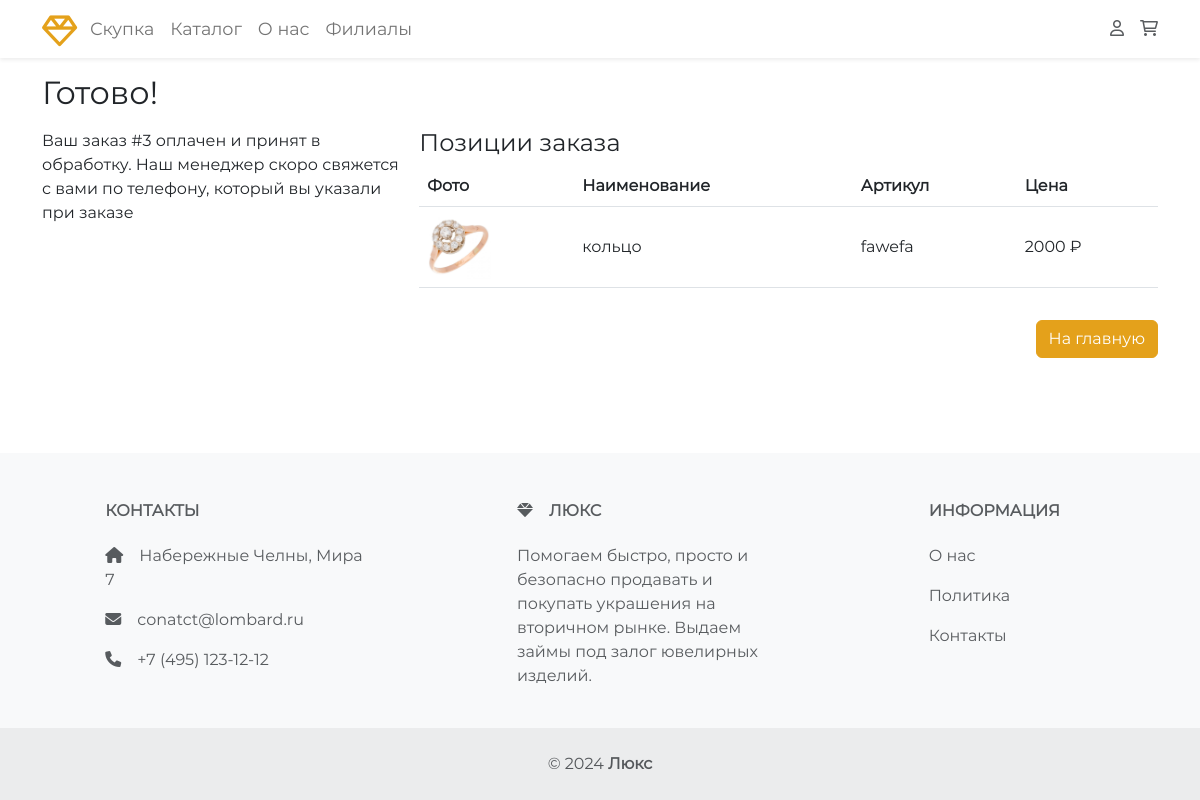
/order.php?id=3, run on the app's committed database.
### tables this page shows
CREATE TABLE `orders` (
  `id` int(11) NOT NULL,
  `name` varchar(64) NOT NULL,
  `email` varchar(64) NOT NULL,
  `phone` varchar(64) NOT NULL,
  `address` varchar(256) NOT NULL,
  `products` text NOT NULL,
  `sum` int(11) NOT NULL,
  `status` int(11) NOT NULL DEFAULT '0',
  `date` int(11) NOT NULL
);

CREATE TABLE `products` (
  `id` int(11) NOT NULL,
  `title` varchar(128) NOT NULL,
  `description` text NOT NULL,
  `image` text NOT NULL,
  `vendor_code` varchar(32) NOT NULL,
  `price` double NOT NULL,
  `content` varchar(32) NOT NULL,
  `metal` varchar(32) NOT NULL,
  `weight` varchar(16) NOT NULL,
  `category` varchar(32) NOT NULL
);

### engine/config.php (called while the page is built)
<?php
$config = array(
	'site' => array(
		'name' => 'Люкс',
		'phone' => '+7 (495) 123-12-12',
		'email' => 'conatct@lombard.ru',
		'footer_description' => 'Помогаем быстро, просто и безопасно продавать и покупать украшения на вторичном рынке. Выдаем займы под залог ювелирных изделий.'
	),
	'db' => array(
		'host' 		=> '127.0.0.1',
		'user' 		=> 'root',
		'password' 	=> '',
		'name' 		=> 'pawnshop'
	),
	'menu' => array(
		array(
			'title' => 'Скупка',
			'url' => '/sell'
		),
		array(
			'title' => 'Каталог',
			'url' => '/catalog'
		),
		array(
			'title' => 'О нас',
			'url' => '/about'
		),
		array(
			'title' => 'Филиалы',
			'url' => '/branches'
		),
	),
	'menu_admin' => array(
		array(
			'title' => 'Каталог',
			'url' => '/admin/catalog'
		),
		array(
			'title' => 'Заказы',
			'url' => '/admin/orders'
		),
		array(
			'title' => 'Заявки',
			'url' => '/admin/consultation'
		),
		array(
			'title' => 'Филиалы',
			'url' => '/admin/branches'
		),
	)
);

### engine/core.class.php (called while the page is built, shortened)
<?php
class core {
  public $db;
  public $config;
  public function __construct() {
    include __DIR__.'/config.php';
    $this->config = $config;
    $this->db = new db(
      $config['db']['host'],
      $config['db']['user'],
      $config['db']['password'],
      $config['db']['name'],
    );
  }
  public function getConfig() {
    return $this->config;
  }
  public function menu($type) {
    return $this->config[$type];
  }
  private static function initCharRange() {
    return array_merge(range('0', '9'), range('a', 'f'));
  }
  public function get($table, $params = [], $order = false) {
    if (empty($params)) {
      $query = "SELECT * FROM $table";
    } else {
      $search_key = array_keys($params)[0];
      $search_value = $params[$search_key];
      $query = "SELECT * FROM $table WHERE $search_key = '$search_value'";
    }
    $query = $this->db->query($query);
    return ($query->numRows()) ? $query->fetchAll() : false;
  }
  public function cartGet($products) {
    $query = $this->db->query("SELECT * FROM products WHERE id IN ($products)");
    return ($query->numRows()) ? $query->fetchAll() : false;
  }
}

### engine/db.class.php (called while the page is built, shortened)
<?php
class db {
    protected $connection;
	protected $query;
	public function __construct($dbhost, $dbuser, $dbpass, $dbname, $charset = 'utf8mb4') {
		$this->connection = new mysqli($dbhost, $dbuser, $dbpass, $dbname);
		$this->connection->set_charset($charset);
	}
    public function query($query) {
		if ($this->query = $this->connection->prepare($query)) {
            $this->query->execute();
        } else {
            $this->error('Unable to prepare MySQL statement (check your syntax) - ' . $this->connection->error);
        }
		return $this;
    }
	public function fetchAll($callback = null) {
	    $params = array();
        $row = array();
	    $meta = $this->query->result_metadata();
	    while ($field = $meta->fetch_field()) {
	        $params[] = &$row[$field->name];
	    }
	    call_user_func_array(array($this->query, 'bind_result'), $params);
        $result = array();
        while ($this->query->fetch()) {
            $r = array();
            foreach ($row as $key => $val) {
                $r[$key] = $val;
            }
            if ($callback != null && is_callable($callback)) {
                $value = call_user_func($callback, $r);
                if ($value == 'break') break;
            } else {
                $result[] = $r;
            }
        }
        $this->query_closed = TRUE;
		return $result;
	}
    public function numRows() {
		$this->query->store_result();
		return $this->query->num_rows;
	}
}
?>

### order.php (the view, shortened to what this page needs)
<?php
include 'engine/core.class.php';
include 'engine/db.class.php';
$core = new core();
$config = $core->getConfig();
$menu = $core->menu('menu');
$order = $core->get('orders', ['id' => $_GET['id']])[0];
$products = json_decode($order['products']);
$ids = [];
foreach ($products as $t => $c) {
    $ids[] = $t;
}
if (!empty($ids)) {
    $ids = implode(',', $ids);
    $products = $core->cartGet('id IN('.$ids.')');
}
?>
<!DOCTYPE html>
<html class="h-100">
<head>
    <link rel="stylesheet" href="/assets/css/bootstrap.min.css">
    <link rel="stylesheet" href="/assets/fontawesome-pro-6.1.0-web/css/all.min.css">
    <link rel="stylesheet" href="/assets/css/style.css?=<?=$_SERVER['REQUEST_TIME']?>">
</head>
<body class="d-flex flex-column h-100">
    <header>
        <nav class="navbar navbar-expand-lg navbar-light bg-white shadow-sm bg-body-tertiary">
            <div class="container">
                <a class="navbar-brand me-2 fw-bold" href="/">
                    <div class="logo" title="<?=$config['site']['name']?>">
                        <i class="fa-regular fa-gem fa-2x"></i>
                    </div>
                </a>
                <div class="collapse navbar-collapse" id="navbarSupportedContent">
                    <ul class="navbar-nav me-auto mb-2 mb-lg-0">
                        <?php foreach ($menu as $m):?>
                            <li class="nav-item"> <a class="nav-link" aria-current="page" href="<?=$m['url']?>"><?=$m['title']?></a> </li>
                        <?php endforeach;?>
                    </ul>
                </div>
                <div class="d-none d-lg-flex" style="gap: 1rem;">
                    <a class="text-muted" href="/account/" title="Профиль">
                        <i class="fa-regular fa-user"></i>
                    </a>
                    <a class="text-muted" href="/cart" title="Корзина">
                        <i class="fa-regular fa-shopping-cart"></i>
                    </a>
                </div>
            </div>
        </nav>
    </header>
    <main>
        <section class="py-3">
            <div class="container">
                <?php if ($order['status'] === 0):?>
                    <h2>Заказ #<?=$order['id']?></h2>
                    <form method="POST" class="row justify-content-center" id="payment-form">
                        <div class="col-md-6">
                            <div class="rounded shadow">
                                <div class="p-3 bg-light">
                                    <h4 class="text-center">Оплата заказа</h4>
                                </div>
                                <div class="p-3">
                                    <div class="d-flex justify-content-between mb-3">
                                        <span>Сумма оплаты</span>
                                        <span class="fw-bold"><?=$order['sum']?> ₽</span>
                                    </div>
                                    <div class="mb-3">
                                        <input type="text" class="form-control" autocomplete="off" id="number" placeholder="Номер карты">
                                    </div>
                                    <div class="input-group mb-3">
                                        <input type="text" class="form-control" placeholder="Срок действия" id="expire" name="expire" autocomplete="off">
                                        <input type="text" class="form-control" placeholder="CVC/CVV" id="cvc" name="cvc" autocomplete="off">
                                    </div>
                                    <button id="pay" class="btn btn-primary">Оплатить</button>
                                </div>
                            </div>
                        </div>
                    </form>
                <?php else:?>
                    <h2 class="mb-3">Готово!</h2>
                    <div class="row g-3 mb-3">
                        <div class="col-md-4">
                            <p>Ваш заказ #<?=$order['id']?> оплачен и принят в обработку. Наш менеджер скоро свяжется с вами по телефону, который вы указали при заказе</p>
                        </div>
                        <div class="col-md-8">
                            <?php if ($products):?>
                                <h4>Позиции заказа</h4>
                                <div class="table-responsive">
                                    <table class="table">
                                        <thead>
                                            <tr>
                                                <th>Фото</th>
                                                <th>Наименование</th>
                                                <th>Артикул</th>
                                                <th>Цена</th>
                                            </tr>
                                        </thead>
                                        <tbody>
                                            <?php foreach ($products as $product):?>
                                                <tr id="product-<?=$product['id']?>">
                                                    <td>
                                                        <?php if ($product['image']):?>
                                                            <img src="<?=$product['image']?>" alt="<?=$product['title']?>" style="width: 4rem;">
                                                        <?php else:?>
                                                            <img src="/assets/img/placeholder.jpg" alt="<?=$product['title']?>" style="width: 4rem;">
                                                        <?php endif;?>
                                                    </td>
                                                    <td><?=$product['title']?></td>
                                                    <td><?=$product['vendor_code']?></td>
                                                    <td><?=$product['price']?> ₽</td>
                                                </tr>
                                            <?php endforeach;?>
                                        </tbody>
                                    </table>
                                </div>
                            <?php endif;?>
                        </div>
                    </div>
                    <div class="text-end"><a href="/" class="btn btn-warning">На главную</a></div>
                <?php endif;?>
            </div>
        </section>
    </main>
    <footer class="text-center text-lg-start bg-body-tertiary text-muted bg-light mt-auto">
        <section class="">
            <div class="container text-center text-md-start mt-5">
                <div class="row mt-3">
                    <div class="col-md-4 col-lg-3 col-xl-3 mx-auto mb-md-0 mb-4">
                        <h6 class="text-uppercase fw-bold mb-4">Контакты</h6>
                        <p><i class="fas fa-home me-3"></i>Набережные Челны, Мира 7</p>
                        <p> <i class="fas fa-envelope me-3"></i><?=$config['site']['email']?></p>
                        <p><i class="fas fa-phone me-3"></i><?=$config['site']['phone']?></p>
                    </div>
                    <div class="col-md-3 col-lg-4 col-xl-3 mx-auto mb-4">
                        <h6 class="text-uppercase fw-bold mb-4">
                            <i class="fas fa-gem me-3"></i><?=$config['site']['name']?></h6>
                        <p><?=$config['site']['footer_description']?></p>
                    </div>
                    <div class="col-md-2 col-lg-2 col-xl-2 mx-auto mb-4">
                        <h6 class="text-uppercase fw-bold mb-4">
                Информация
              </h6>
                        <p> <a href="/about" class="text-reset">О нас</a> </p>
                        <p> <a href="#!" class="text-reset">Политика</a> </p>
                        <p> <a href="#!" class="text-reset">Контакты</a> </p>
                    </div>
                </div>
            </div>
        </section>
        <div class="text-center p-4" style="background-color: rgba(0, 0, 0, 0.05);"> © <?=date('Y')?> <a class="text-reset fw-bold" href="/"><?=$config['site']['name']?></a> </div>
    </footer>
</body>
</html>

### assets/css/style.css (style rules this page uses)
tr { vertical-align: middle; }
body { font-family: "Montserrat"; }
.logo { width: 32px; height: 32px; color: #e4a11b; }
.navbar-brand, .nav-link { font-size: 1.1rem; }
.btn-warning { background-color: #e4a11b!important; color: #fff!important; border-color: #e4a11b!important; }
a { text-decoration: none; transition: .2s ease; }

### data on the page
orders: id "3"
products: image (picture), title "кольцо", vendor_code "fawefa", price "2000"

### other printed values
$m['title'] "Скупка"
$m['title'] "Каталог"
$m['title'] "О нас"
$m['title'] "Филиалы"
$config['site']['email'] "conatct@lombard.ru"
$config['site']['phone'] "+7 (495) 123-12-12"
$config['site']['name'] "ЛЮКС"
$config['site']['footer_description'] "Помогаем быстро, просто и безопасно продавать и покупать украшения на вторичном рынке. Выдаем займы под залог ювелирных изделий."
$config['site']['name'] "Люкс"
